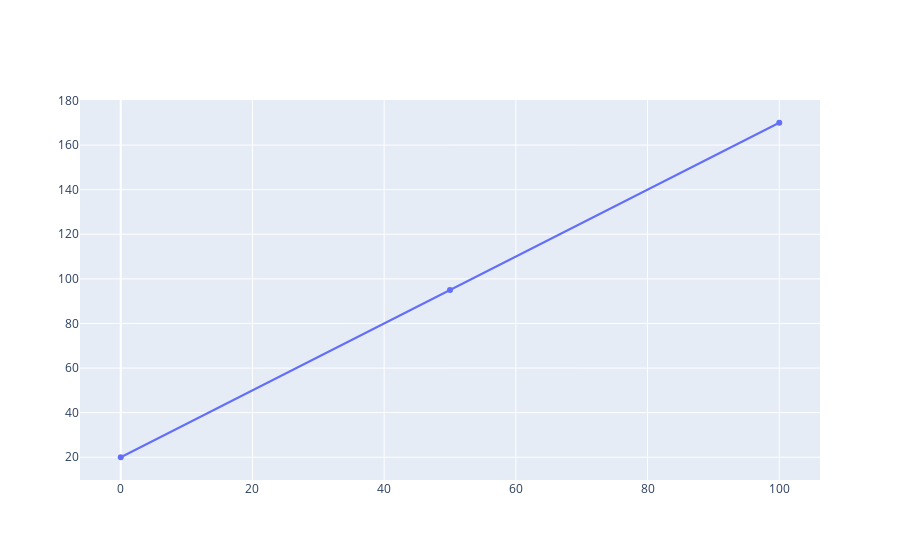

Write notebook code for a chart like this one.
### Markdown cell above
First we import the necessary plotly library, and `graph_obs` function, and setup `plotly` to be used without uploading our plots to its website.

Finally, we plot out our regression line using our `attendance_with_friends` function.  Our x values will be the budgets.  For our y values, we need to use our `attendance_with_friends` function to create a list of y-value attendances for every input of x.

### Code cell
import plotly
from plotly import graph_objs
plotly.offline.init_notebook_mode(connected=True)

trace_of_attendance_with_friends = graph_objs.Scatter(
    x=initial_sample_budgets,
    y=attendance_values,
)

plotly.offline.iplot([trace_of_attendance_with_friends])

### Figure 1 — Plotly figure (JSON) as saved in the notebook; plotly's stock layout.template omitted (floating-point values rounded to 4 significant figures)
{"data": [{"type": "scatter", "x": [0, 50, 100], "y": [20, 95, 170]}], "layout": {}}
